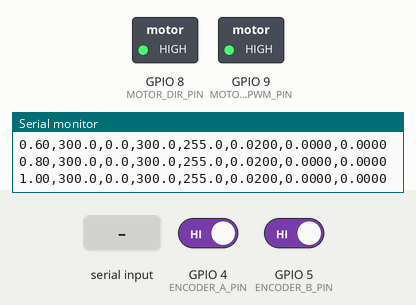
This sketch was run on a simulated ESP32-S3. Shown: switched loads named in the sketch (green lamp = pin HIGH), the last lines printed to the serial monitor. Inputs (shaded band) come from the test bench; at power-on: GPIO 4 (ENCODER_A_PIN) HIGH, GPIO 5 (ENCODER_B_PIN) HIGH.

Above: at 2.2 s.
2.3 s: "SINE\n" received over Serial
At 3.75 s:
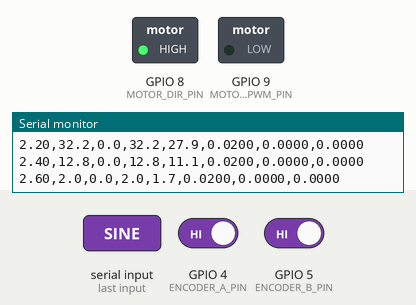
5.3 s: "KP:\n" received over Serial
8.3 s: "SQUARE\n" received over Serial
9.8 s: "AMP:\n" received over Serial
At 10.1 s:
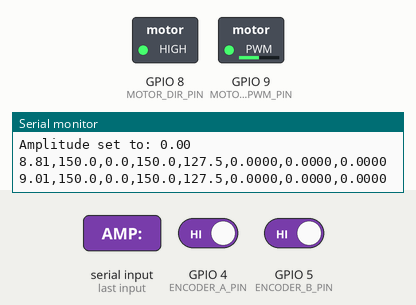
Timing chart, 0 to 12.3 s (numbered marks = the images above; inputs shaded):
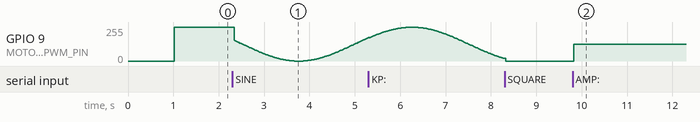

Measured:
- after the input at 9.8 s, GPIO 9 (MOTOR_PWM_PIN): 0/255 → 127/255 at once

The sketch:

02_P_Tuning_20-1Gearbox.ino
```cpp
/*
 * P-TUNING & PID FRAMEWORK - ESP32-S3 + Cytron MDD10
 * Step 2: Proportional gain tuning with square/sine wave test inputs
 *
 * UPDATED FOR: 5:1 + 4:1 GEARBOX (20:1 total reduction)
 * CPR: 560 (28 × 20)
 * Max RPM: 300
 *
 * Features:
 * - Quadrature encoder reading
 * - PID controller framework
 * - Square wave and sine wave reference signals
 * - Graphical data output for monitoring
 * - Serial command interface
 */

// ===== CONFIGURATION FOR 20:1 GEARBOX =====
#define ENCODER_A_PIN 4
#define ENCODER_B_PIN 5
#define MOTOR_PWM_PIN 9
#define MOTOR_DIR_PIN 8

// GEARBOX: 5:1 × 4:1 = 20:1 reduction
#define COUNTS_PER_REV 560      // 28 × 20
#define MOTOR_MAX_RPM 300       // 6000 / 20
#define MAX_PWM 255
#define MAX_RPM_OUTPUT 300      // Output shaft max speed

#define SAMPLE_INTERVAL 20  // 20ms sampling (50Hz)

// ===== GLOBAL VARIABLES =====
volatile long encoderCount = 0;
volatile long lastEncoderCount = 0;

// PID variables
float kP = 0.02;   // START LOWER for 20:1 gearbox (high inertia)
float kI = 0.0;    // Keep at 0 for P-tuning
float kD = 0.0;    // Keep at 0 for P-tuning

float setpoint = 0;        // Target RPM
float currentRPM = 0;
float error = 0;
float integral = 0;
float derivative = 0;
float lastError = 0;
float motorPWM = 0;

unsigned long lastTime = 0;
unsigned long currentTime = 0;

// Waveform generation
enum WaveformType { SQUARE, SINE, CONSTANT };
WaveformType currentWaveform = SQUARE;
float waveAmplitude = 150;   // RPM amplitude (max 300/2 = 150)
float waveFrequency = 0.2;   // Hz (period = 5 seconds)
float waveOffset = 150;      // Center point in RPM

// Data logging
bool graphicalMode = true;  // CSV format for plotting
unsigned long dataCounter = 0;

// ===== SETUP =====
void setup() {
  Serial.begin(115200);
  delay(1000);

  Serial.println("\n===== P-TUNING & PID FRAMEWORK =====");
  Serial.println("Configuration: 20:1 Gearbox (5:1 + 4:1)");
  Serial.print("Motor CPR: ");
  Serial.println(COUNTS_PER_REV);
  Serial.print("Max RPM: ");
  Serial.println(MOTOR_MAX_RPM);
  Serial.println("Note: Starting kP is lower due to high inertia of 20:1 gearbox");
  Serial.println();

  // Encoder setup
  pinMode(ENCODER_A_PIN, INPUT_PULLUP);
  pinMode(ENCODER_B_PIN, INPUT_PULLUP);
  attachInterrupt(digitalPinToInterrupt(ENCODER_A_PIN), encoderISR, CHANGE);
  attachInterrupt(digitalPinToInterrupt(ENCODER_B_PIN), encoderISR, CHANGE);

  // Motor control setup
  pinMode(MOTOR_PWM_PIN, OUTPUT);
  pinMode(MOTOR_DIR_PIN, OUTPUT);
  ledcSetup(0, 5000, 8);
  ledcAttachPin(MOTOR_PWM_PIN, 0);

  digitalWrite(MOTOR_DIR_PIN, HIGH);  // Forward

  lastTime = micros();

  Serial.println("Ready for P-tuning");
  Serial.println("Commands: SQUARE, SINE, STOP, kP:<value>, HELP");
  Serial.println();
}

// ===== MAIN LOOP =====
void loop() {
  currentTime = micros();
  float deltaTime = (currentTime - lastTime) / 1000000.0;  // Convert to seconds
  lastTime = currentTime;

  // Read and update RPM
  updateRPM();

  // Generate setpoint based on waveform
  updateSetpoint(currentTime / 1000000.0);

  // Calculate PID
  calculatePID(deltaTime);

  // Apply motor control
  applyMotorControl();

  // Output data
  if (dataCounter++ % 10 == 0) {  // Output every ~200ms
    if (graphicalMode) {
      printGraphicalData();
    }
  }

  // Handle serial commands
  handleSerialInput();

  delayMicroseconds(SAMPLE_INTERVAL * 1000 - (micros() - currentTime));
}

// ===== UPDATE RPM =====
void updateRPM() {
  static unsigned long lastRPMUpdate = 0;
  unsigned long now = millis();

  if (now - lastRPMUpdate >= SAMPLE_INTERVAL) {
    lastRPMUpdate = now;

    long deltaCounts = encoderCount - lastEncoderCount;
    lastEncoderCount = encoderCount;

    currentRPM = (deltaCounts * 60000.0) / (SAMPLE_INTERVAL * COUNTS_PER_REV);
  }
}

// ===== UPDATE SETPOINT (WAVEFORM) =====
void updateSetpoint(float timeSeconds) {
  switch (currentWaveform) {
    case SQUARE:
      // Square wave: switches between 0 and full amplitude
      setpoint = (fmod(timeSeconds * waveFrequency, 1.0) < 0.5) ?
                 (waveOffset + waveAmplitude) : (waveOffset - waveAmplitude);
      break;

    case SINE:
      // Sine wave
      setpoint = waveOffset + waveAmplitude * sin(2 * PI * waveFrequency * timeSeconds);
      break;

    case CONSTANT:
      // Constant speed
      setpoint = waveOffset;
      break;
  }

  // Constrain setpoint
  setpoint = constrain(setpoint, 0, MAX_RPM_OUTPUT);
}

// ===== CALCULATE PID =====
void calculatePID(float deltaTime) {
  // Error calculation
  error = setpoint - currentRPM;

  // Proportional term
  float proportional = kP * error;

  // Integral term (not used in P-tuning but framework present)
  integral += error * deltaTime * kI;
  integral = constrain(integral, -255, 255);

  // Derivative term (not used in P-tuning)
  derivative = (deltaTime > 0) ? (error - lastError) / deltaTime : 0;
  derivative *= kD;

  // Total output (PWM units: 0-255)
  float pidOutput = proportional + integral + derivative;

  // Convert from RPM control to PWM (linear approximation)
  motorPWM = (setpoint / MAX_RPM_OUTPUT) * MAX_PWM + (pidOutput / MAX_RPM_OUTPUT) * MAX_PWM;

  // Constrain to valid PWM range
  motorPWM = constrain(motorPWM, 0, MAX_PWM);

  lastError = error;
}

// ===== APPLY MOTOR CONTROL =====
void applyMotorControl() {
  if (setpoint >= 0) {
    digitalWrite(MOTOR_DIR_PIN, HIGH);   // Forward
    ledcWrite(0, (int)motorPWM);
  } else {
    digitalWrite(MOTOR_DIR_PIN, LOW);    // Reverse
    ledcWrite(0, (int)abs(motorPWM));
  }
}

// ===== QUADRATURE ENCODER ISR =====
void encoderISR() {
  int a = digitalRead(ENCODER_A_PIN);
  int b = digitalRead(ENCODER_B_PIN);

  static int lastA = 0;
  static int lastB = 0;

  if (a != lastA) {
    if (a == b) encoderCount++;
    else encoderCount--;
    lastA = a;
  } else if (b != lastB) {
    if (a != b) encoderCount++;
    else encoderCount--;
    lastB = b;
  }
}

// ===== PRINT GRAPHICAL DATA (CSV Format) =====
void printGraphicalData() {
  static unsigned long startTime = millis();
  float elapsed = (millis() - startTime) / 1000.0;

  Serial.print(elapsed, 2);
  Serial.print(",");
  Serial.print(setpoint, 1);
  Serial.print(",");
  Serial.print(currentRPM, 1);
  Serial.print(",");
  Serial.print(error, 1);
  Serial.print(",");
  Serial.print(motorPWM, 1);
  Serial.print(",");
  Serial.print(kP, 4);
  Serial.print(",");
  Serial.print(kI, 4);
  Serial.print(",");
  Serial.println(kD, 4);
}

// ===== SERIAL COMMAND HANDLER =====
void handleSerialInput() {
  if (Serial.available()) {
    String command = Serial.readStringUntil('\n');
    command.trim();
    command.toUpperCase();

    if (command.equals("SQUARE")) {
      currentWaveform = SQUARE;
      Serial.println("Waveform: SQUARE (0.2 Hz, ±150 RPM around 150 RPM center)");
      Serial.println("Time(s),Setpoint(RPM),Actual(RPM),Error(RPM),PWM,kP,kI,kD");
    }
    else if (command.equals("SINE")) {
      currentWaveform = SINE;
      Serial.println("Waveform: SINE (0.2 Hz, ±150 RPM around 150 RPM center)");
      Serial.println("Time(s),Setpoint(RPM),Actual(RPM),Error(RPM),PWM,kP,kI,kD");
    }
    else if (command.equals("STOP")) {
      ledcWrite(0, 0);
      setpoint = 0;
      Serial.println("Motor stopped");
    }
    else if (command.startsWith("KP:")) {
      kP = command.substring(3).toFloat();
      Serial.print("kP set to: ");
      Serial.println(kP, 4);
    }
    else if (command.startsWith("KI:")) {
      kI = command.substring(3).toFloat();
      Serial.print("kI set to: ");
      Serial.println(kI, 6);
    }
    else if (command.startsWith("KD:")) {
      kD = command.substring(3).toFloat();
      Serial.print("kD set to: ");
      Serial.println(kD, 4);
    }
    else if (command.startsWith("AMP:")) {
      waveAmplitude = command.substring(4).toFloat();
      waveAmplitude = constrain(waveAmplitude, 0, 150);
      Serial.print("Amplitude set to: ");
      Serial.println(waveAmplitude);
    }
    else if (command.startsWith("FREQ:")) {
      waveFrequency = command.substring(5).toFloat();
      Serial.print("Frequency set to: ");
      Serial.println(waveFrequency);
    }
    else if (command.equals("HELP")) {
      printHelp();
    }
  }
}

// ===== PRINT HELP =====
void printHelp() {
  Serial.println("\n===== COMMANDS =====");
  Serial.println("SQUARE          - Square wave setpoint");
  Serial.println("SINE            - Sine wave setpoint");
  Serial.println("STOP            - Stop motor");
  Serial.println("kP:<value>      - Set proportional gain");
  Serial.println("kI:<value>      - Set integral gain");
  Serial.println("kD:<value>      - Set derivative gain");
  Serial.println("AMP:<value>     - Set amplitude in RPM (max 150)");
  Serial.println("FREQ:<value>    - Set frequency in Hz");
  Serial.println("HELP            - Show this help");
  Serial.println("====================\n");
  Serial.println("P-TUNING GUIDE FOR 20:1 GEARBOX:");
  Serial.println("1. Start with kP=0.01 (lower due to high inertia)");
  Serial.println("2. Run SQUARE wave");
  Serial.println("3. Increase kP by 0.005 increments");
  Serial.println("4. Watch for oscillation");
  Serial.println("5. Record kP value when oscillation appears");
  Serial.println("6. Back off 20% from that value");
  Serial.println("7. Fine-tune by ±0.002\n");
  Serial.println("Typical range for 20:1: kP = 0.02 to 0.04\n");
}
```
